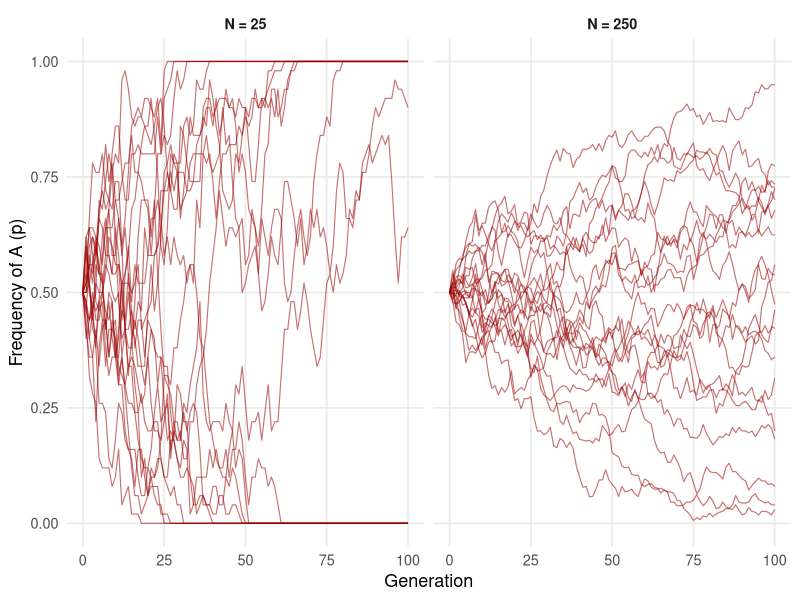

The R source for this figure:
## ---- chunk 1
library(tidyverse)
knitr::opts_chunk$set(eval=TRUE, cache=F, include=T, echo=F, error=F,
                      message=FALSE, comment=c(" "), width=90)
## ---- chunk 2
#| label: drift-sim
#| fig-width: 11
#| fig-height: 3.6
#| fig-align: center
set.seed(42)

drift <- function(N, p0 = 0.5, gens = 100, reps = 20) {
  map_dfr(seq_len(reps), function(r) {
    p <- numeric(gens + 1)
    p[1] <- p0
    for (g in seq_len(gens)) p[g + 1] <- rbinom(1, 2 * N, p[g]) / (2 * N)
    tibble(rep = r, gen = 0:gens, p = p)
  })
}

bind_rows(
  drift(N = 25)  |> mutate(panel = "N = 25"),
  drift(N = 250) |> mutate(panel = "N = 250")
) |>
  mutate(panel = factor(panel, c("N = 25", "N = 250"))) |>
  ggplot(aes(gen, p, group = rep)) +
  geom_line(alpha = 0.55, colour = "#990000", linewidth = 0.4) +
  facet_wrap(~panel) +
  scale_y_continuous(limits = c(0, 1)) +
  labs(x = "Generation", y = "Frequency of A (p)") +
  theme_minimal(base_size = 13) +
  theme(panel.grid.minor = element_blank(),
        strip.text = element_text(face = "bold"))
